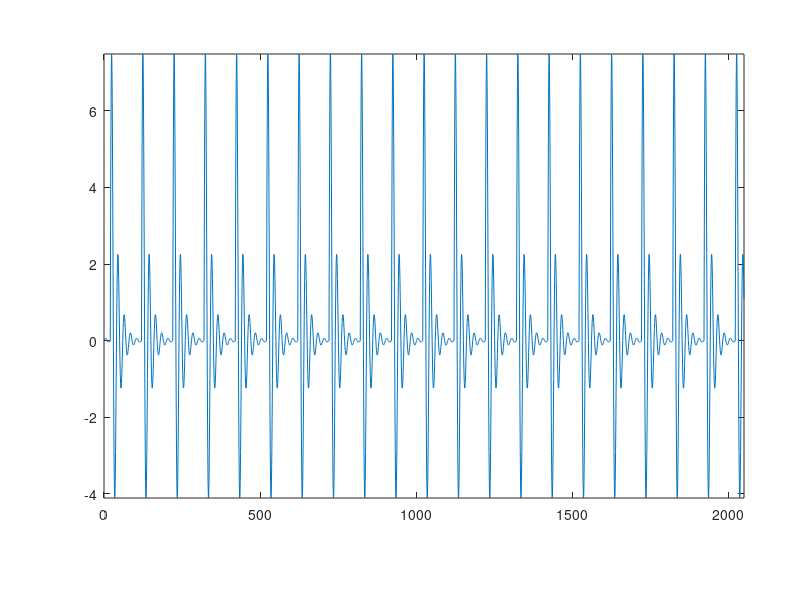

This figure's MATLAB source: (Note: this script raises an error after producing the figure.)
close all
clc
clear
load fz1.mat %x3 is fault data.
load fz1_before_adding_the_noise.mat
NN=2048;% the length of the signal
fs=10000; % sampling rate
t=1/fs;%sampling time
%% original simulation data
figure(1)
plot(x1);
axis([0,2048,-inf,inf]);
set(gcf,'Position',[100 100 380 190]);
set(gca,'Position',[.13 .17 .80 .74]);
figure_FontSize=10;
set(get(gca,'XLabel'),'FontSize',figure_FontSize,'Vertical','top');
set(get(gca,'YLabel'),'FontSize',figure_FontSize,'Vertical','middle');
set(findobj('FontSize',10),'FontSize',figure_FontSize);
set(findobj(get(gca,'Children'),'LineWidth',0.5),'LineWidth',1);
str=strcat('Amplitude/(m/s^2)');
xlabel('Sample Number','FontSize',11,'Fontname','Times New Roman');
ylabel(str,'FontSize',11,'Fontname','Times New Roman')
%%
figure(2)
plot(x3);
axis([0,2048,-inf,inf]);
set(gcf,'Position',[100 100 380 190]);
set(gca,'Position',[.13 .17 .80 .74]);
figure_FontSize=10;
set(get(gca,'XLabel'),'FontSize',figure_FontSize,'Vertical','top');
set(get(gca,'YLabel'),'FontSize',figure_FontSize,'Vertical','middle');
set(findobj('FontSize',10),'FontSize',figure_FontSize);
set(findobj(get(gca,'Children'),'LineWidth',0.5),'LineWidth',1);
str=strcat('Amplitude/(m/s^2)');
xlabel('Sample Number','FontSize',11,'Fontname','Times New Roman');
ylabel(str,'FontSize',11,'Fontname','Times New Roman')

%% SR-ASD method
y=x3';
lam1=3.3514
lam2 =1.1282  % lam1 and lam2 are set based on the noise standard deviation
[x]=SR_ASD(y,lam1,lam2);
figure (4)
plot(x);
axis([0,2048,-inf,inf]);
set(gcf,'Position',[100 100 380 190]);
set(gca,'Position',[.13 .17 .80 .74]);
figure_FontSize=10;
set(get(gca,'XLabel'),'FontSize',figure_FontSize,'Vertical','top');
set(get(gca,'YLabel'),'FontSize',figure_FontSize,'Vertical','middle');
set(findobj('FontSize',10),'FontSize',figure_FontSize);
set(findobj(get(gca,'Children'),'LineWidth',0.5),'LineWidth',1);
str=strcat('Amplitude/(m/s^2)');
 xlabel('Sample Number','FontSize',11,'Fontname','Times New Roman');
 ylabel(str,'FontSize',11,'Fontname','Times New Roman')
%% FFT
ss=x;
yyy=abs(ss);
 y_hht=hilbert(ss);
y_an=abs(y_hht);
y_an=y_an-mean(y_an);
y_an_nfft= 2^nextpow2(length(y_an));%
y_an_ft=fft(y_an,y_an_nfft);%
y_an_f=fs*(0:y_an_nfft/2-1)/y_an_nfft;%
y_an_p=y_an_ft.*conj(y_an_ft)/y_an_nfft;
c=2*abs(y_an_ft(1:y_an_nfft/2))/length(y_an);
d=y_an_p(1:y_an_nfft/2);
N=length(c);
figure(5)
plot(y_an_f(1:N),c(1:N));    
set(gcf,'Position',[100 100 380 190]);
set(gca,'Position',[.16 .20 .80 .74]);
figure_FontSize=10;
set(get(gca,'XLabel'),'FontSize',figure_FontSize,'Vertical','top');
set(get(gca,'YLabel'),'FontSize',figure_FontSize,'Vertical','middle');
set(findobj('FontSize',10),'FontSize',figure_FontSize);
set(findobj(get(gca,'Children'),'LineWidth',0.5),'LineWidth',1);
 str=strcat('Amplitude/(m/s^2)');
 xlabel('Frequency/Hz','FontSize',10,'Fontname','Times New Roman');
 ylabel(str,'FontSize',10,'Fontname','Times New Roman')
 %axis([0,2048,-inf,inf]);
%% ER value 
qu2=c;% c:Frequency amplitude
ANCRP=qu2(21);    % 97.7Hz
ANCGP=qu2(42);    %205.1Hz                              
ANC2P=qu2(62);    %312.7Hz
ANC3P=qu2(83);    %400.4Hz
DIFHT=[ANCRP ANCGP];
qqq2=qu2(1:1:1000);
rate=sum(DIFHT.^2)/sum(qqq2.^2);
